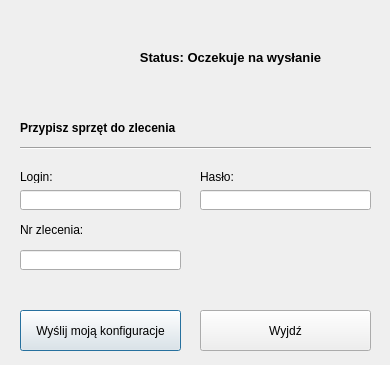
<?xml version="1.0" encoding="UTF-8"?>
<ui version="4.0">
 <class>Dialog</class>
 <widget class="QDialog" name="Dialog">
  <property name="enabled">
   <bool>true</bool>
  </property>
  <property name="geometry">
   <rect>
    <x>0</x>
    <y>0</y>
    <width>390</width>
    <height>365</height>
   </rect>
  </property>
  <property name="sizePolicy">
   <sizepolicy hsizetype="Fixed" vsizetype="Fixed">
    <horstretch>0</horstretch>
    <verstretch>0</verstretch>
   </sizepolicy>
  </property>
  <property name="minimumSize">
   <size>
    <width>390</width>
    <height>365</height>
   </size>
  </property>
  <property name="windowTitle">
   <string>STool</string>
  </property>
  <property name="windowIcon">
   <iconset>
    <normaloff>C:/Users/ignat/Downloads/sokol_logo.png</normaloff>
    <normalon>C:/Users/ignat/Downloads/sokol_logo.png</normalon>C:/Users/ignat/Downloads/sokol_logo.png</iconset>
  </property>
  <property name="autoFillBackground">
   <bool>false</bool>
  </property>
  <property name="sizeGripEnabled">
   <bool>false</bool>
  </property>
  <widget class="QPushButton" name="Sendbtn">
   <property name="geometry">
    <rect>
     <x>20</x>
     <y>310</y>
     <width>161</width>
     <height>41</height>
    </rect>
   </property>
   <property name="text">
    <string>Wyślij moją konfiguracje</string>
   </property>
  </widget>
  <widget class="QPushButton" name="Exitbtn">
   <property name="geometry">
    <rect>
     <x>200</x>
     <y>310</y>
     <width>171</width>
     <height>41</height>
    </rect>
   </property>
   <property name="text">
    <string>Wyjdź</string>
   </property>
  </widget>
  <widget class="QLabel" name="StatusLbl">
   <property name="geometry">
    <rect>
     <x>80</x>
     <y>50</y>
     <width>301</width>
     <height>16</height>
    </rect>
   </property>
   <property name="font">
    <font>
     <pointsize>10</pointsize>
     <weight>75</weight>
     <italic>false</italic>
     <bold>true</bold>
     <underline>false</underline>
     <strikeout>false</strikeout>
    </font>
   </property>
   <property name="autoFillBackground">
    <bool>false</bool>
   </property>
   <property name="text">
    <string>&lt;html&gt;&lt;head/&gt;&lt;body&gt;&lt;p&gt;&lt;span style=&quot; font-weight:600;&quot;&gt;Status: Oczekuje na wysłanie&lt;/span&gt;&lt;/p&gt;&lt;/body&gt;&lt;/html&gt;</string>
   </property>
   <property name="alignment">
    <set>Qt::AlignCenter</set>
   </property>
  </widget>
  <widget class="QLabel" name="LoginLbl">
   <property name="geometry">
    <rect>
     <x>20</x>
     <y>170</y>
     <width>47</width>
     <height>13</height>
    </rect>
   </property>
   <property name="text">
    <string>Login:</string>
   </property>
  </widget>
  <widget class="QLabel" name="PasswdLbl">
   <property name="geometry">
    <rect>
     <x>200</x>
     <y>170</y>
     <width>47</width>
     <height>13</height>
    </rect>
   </property>
   <property name="text">
    <string>Hasło:</string>
   </property>
  </widget>
  <widget class="Line" name="line_2">
   <property name="enabled">
    <bool>true</bool>
   </property>
   <property name="geometry">
    <rect>
     <x>20</x>
     <y>140</y>
     <width>351</width>
     <height>16</height>
    </rect>
   </property>
   <property name="font">
    <font>
     <weight>50</weight>
     <bold>false</bold>
    </font>
   </property>
   <property name="frameShadow">
    <enum>QFrame::Sunken</enum>
   </property>
   <property name="orientation">
    <enum>Qt::Horizontal</enum>
   </property>
  </widget>
  <widget class="QLineEdit" name="LoginInput">
   <property name="geometry">
    <rect>
     <x>20</x>
     <y>190</y>
     <width>161</width>
     <height>20</height>
    </rect>
   </property>
  </widget>
  <widget class="QLineEdit" name="PasswdLine">
   <property name="geometry">
    <rect>
     <x>200</x>
     <y>190</y>
     <width>171</width>
     <height>20</height>
    </rect>
   </property>
  </widget>
  <widget class="QLineEdit" name="lineEdit">
   <property name="enabled">
    <bool>true</bool>
   </property>
   <property name="geometry">
    <rect>
     <x>20</x>
     <y>250</y>
     <width>161</width>
     <height>20</height>
    </rect>
   </property>
  </widget>
  <widget class="QLabel" name="label_2">
   <property name="geometry">
    <rect>
     <x>20</x>
     <y>220</y>
     <width>161</width>
     <height>20</height>
    </rect>
   </property>
   <property name="text">
    <string>Nr zlecenia:</string>
   </property>
  </widget>
  <widget class="QLabel" name="label_3">
   <property name="geometry">
    <rect>
     <x>20</x>
     <y>20</y>
     <width>71</width>
     <height>71</height>
    </rect>
   </property>
   <property name="text">
    <string/>
   </property>
   <property name="pixmap">
    <pixmap>C:/Users/ignat/Downloads/sokol_logo.png</pixmap>
   </property>
   <property name="scaledContents">
    <bool>true</bool>
   </property>
  </widget>
  <widget class="QLabel" name="label">
   <property name="geometry">
    <rect>
     <x>20</x>
     <y>120</y>
     <width>281</width>
     <height>16</height>
    </rect>
   </property>
   <property name="text">
    <string>&lt;html&gt;&lt;head/&gt;&lt;body&gt;&lt;p&gt;&lt;span style=&quot; font-weight:600;&quot;&gt;Przypisz sprzęt do zlecenia&lt;/span&gt;&lt;/p&gt;&lt;/body&gt;&lt;/html&gt;</string>
   </property>
  </widget>
 </widget>
 <resources/>
 <connections>
  <connection>
   <sender>Exitbtn</sender>
   <signal>clicked()</signal>
   <receiver>Dialog</receiver>
   <slot>close()</slot>
   <hints>
    <hint type="sourcelabel">
     <x>293</x>
     <y>325</y>
    </hint>
    <hint type="destinationlabel">
     <x>311</x>
     <y>221</y>
    </hint>
   </hints>
  </connection>
 </connections>
</ui>
